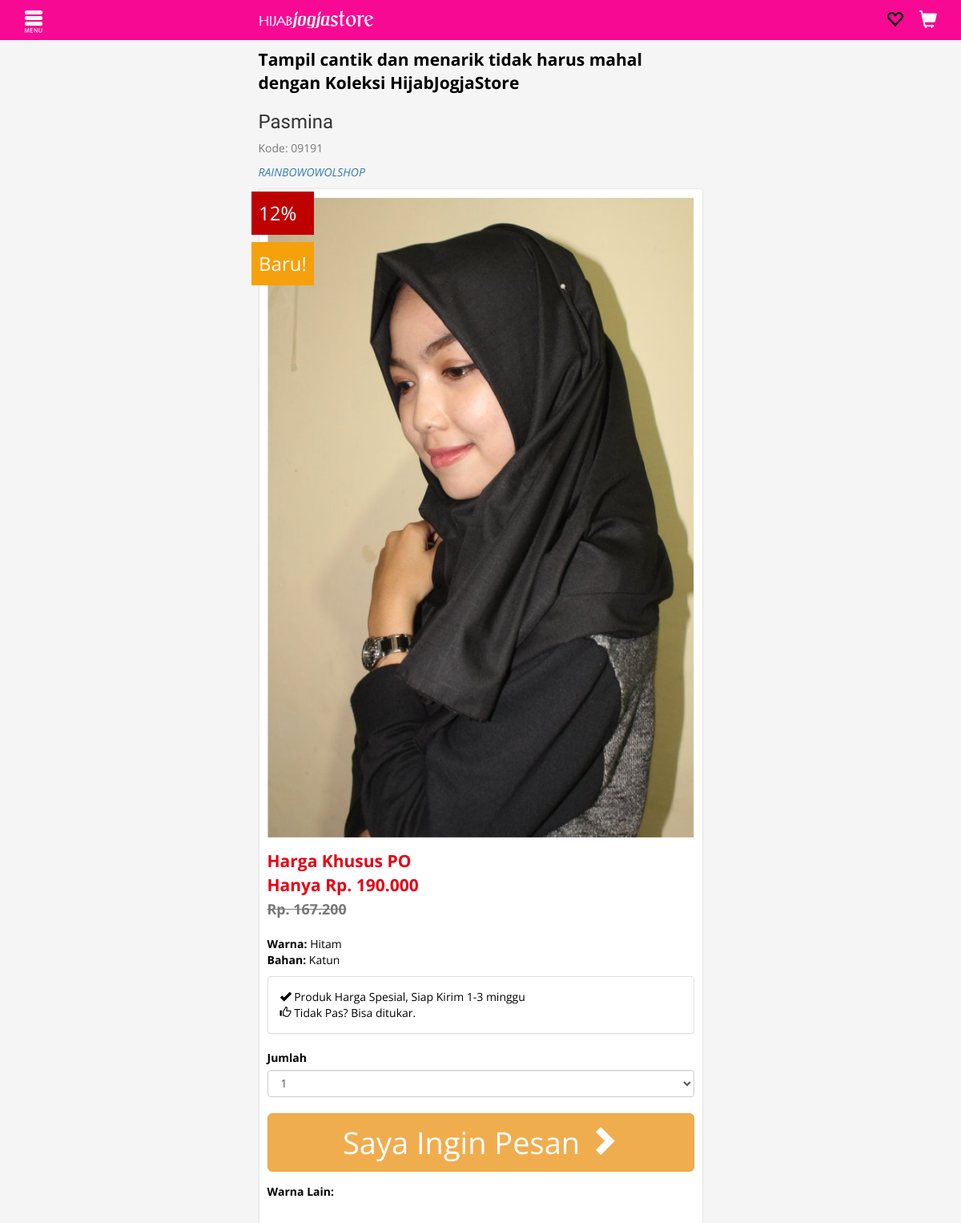
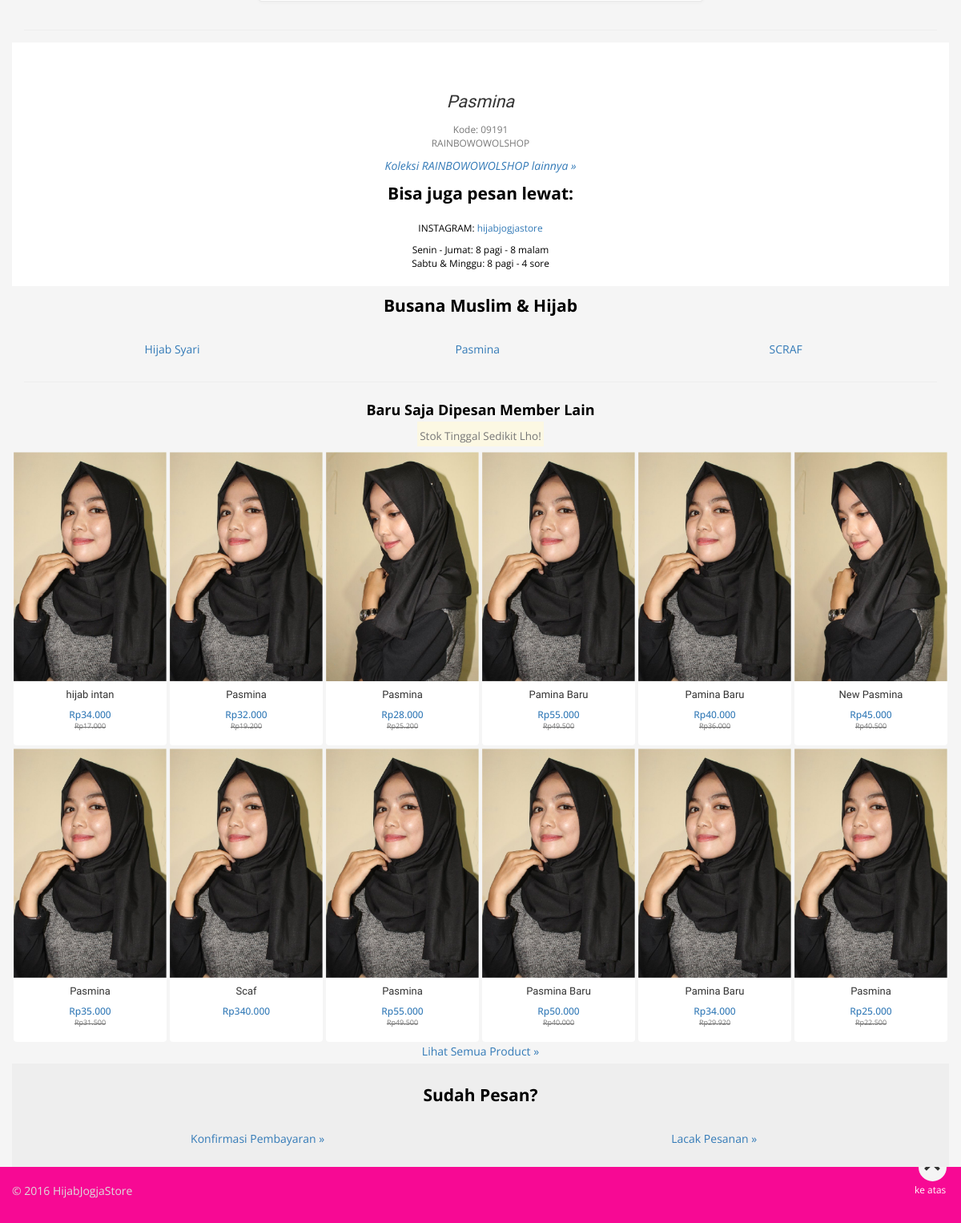
Before: /details-product-55-pasmina.html with the older database file (2 pictures, top to bottom).
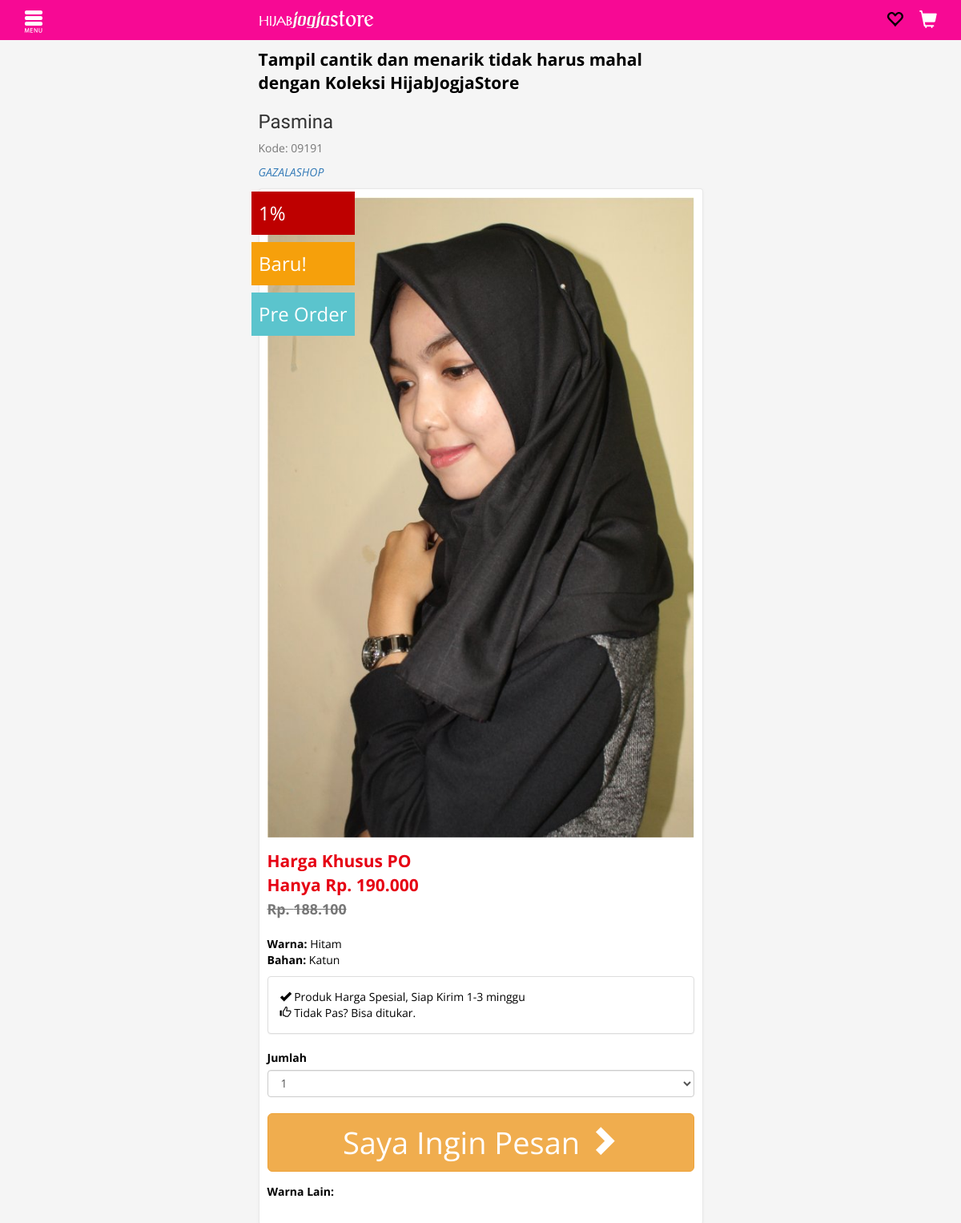
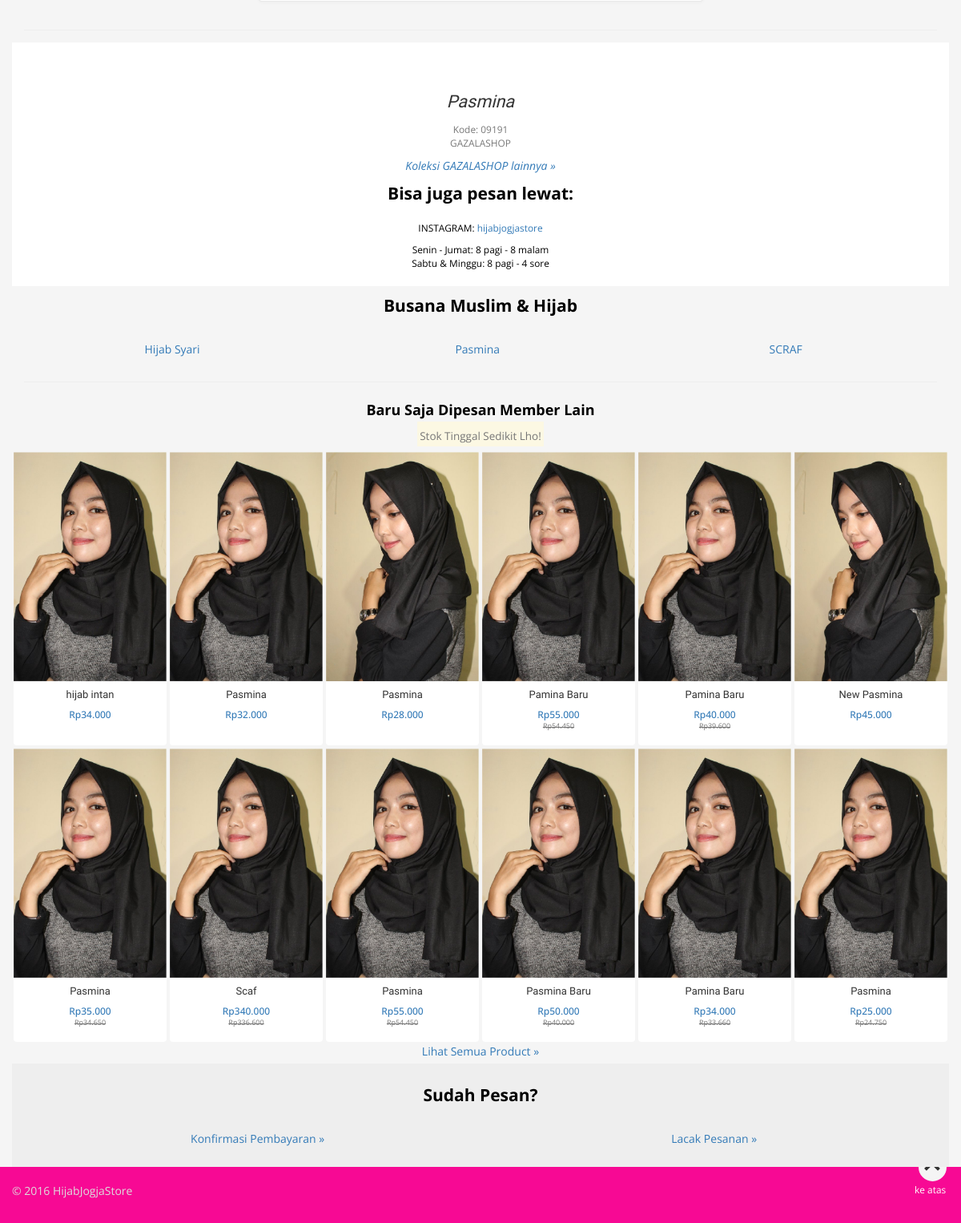
After: the same page with the newer database file (2 pictures, top to bottom).
### tables this page shows
CREATE TABLE `brand` (
  `brand_id` int(11) NOT NULL,
  `brand_name` varchar(250) DEFAULT NULL,
  `brand_seo` varchar(250) DEFAULT NULL
);

CREATE TABLE `product` (
  `product_id` int(11) NOT NULL,
  `product_code` varchar(250) DEFAULT NULL,
  `product_name` varchar(250) DEFAULT NULL,
  `product_desc` varchar(250) DEFAULT NULL,
  `product_price` int(11) DEFAULT NULL,
  `product_discount` int(11) DEFAULT NULL,
  `product_terlaris` varchar(10) DEFAULT NULL,
  `product_promo` varchar(10) DEFAULT NULL,
  `product_sold_out` varchar(10) DEFAULT NULL,
  `product_pre_order` varchar(10) DEFAULT NULL,
  `product_ready_stock` varchar(10) DEFAULT NULL,
  `product_color` varchar(250) DEFAULT NULL,
  `product_bahan` varchar(250) DEFAULT NULL,
  `product_size` varchar(250) DEFAULT NULL,
  `product_lama_kirim` varchar(250) DEFAULT NULL,
  `product_jumlah` int(11) DEFAULT NULL,
  `product_images` text,
  `brand_id` int(11) DEFAULT NULL,
  `category_id` int(11) DEFAULT NULL,
  `product_seo` varchar(250) DEFAULT NULL,
  `product_date` date DEFAULT NULL
);

### media.php (called while the page is built, shortened)
<?php
include "josys/class_paging.php";
include "josys/fungsi_rupiah.php";
include "template.php";

### josys/fungsi_rupiah.php (called while the page is built)
<?php
function format_rupiah($angka){
  $rupiah=number_format($angka,0,',','.');
  return $rupiah;
}
?>

### well_cont/product-detail.php (the view, shortened to what the changed rows need)
<div id="sb-site">
    <div class="container marketing">
        <?php
        $product_detail="select * from product where product_id='".$_GET['id']."'";
        $result_product_detail=mysql_query($product_detail);
        $data_product_detail=mysql_fetch_array($result_product_detail);
        $linkBeli   = 'addcart&idp='.$data_product_detail['product_id'];
        $disc        = ($data_product_detail['product_discount']/100)*$data_product_detail['product_price'];
        $hargadisc   = number_format(($data_product_detail['product_price']-$disc),0,",",".");
        $harga       = format_rupiah($data_product_detail['product_price']);
        ?>
        <div class="row">
            <div class="col-xs-12 col-md-6 col-md-offset-3">
                <p class="lead"><strong><?php echo $data_product_detail['product_desc']; ?></strong></p>
                <h2 class="product-name"><?php echo $data_product_detail['product_name']; ?></h2>
                <p class="text-muted">Kode: <?php echo $data_product_detail['product_code']; ?></p>
                <?php
                $sql_brand="select * from brand where brand_id='".$data_product_detail['brand_id']."'";
                $result_brand=mysql_query($sql_brand);
                $data_brand=mysql_fetch_array($result_brand);
                ?>
                <p class="brand"><a href="category-brand-<?php echo $data_brand[brand_id]."-".$data_brand[brand_seo].".html";?>"><?php echo $data_brand['brand_name']; ?></a></p>
            </div>
        </div>
        <div class="row">
            <div class="col-md-offset-3 col-md-6">
                <div class="thumbnail box-shadow" style="padding: 10px;">
                    <div class="container-badge">
                        <?php
                        if($data_product_detail['product_discount'] == 0){
                        }else{
                        ?>
                        <div class="badge-tag">
                            <?php echo $data_product_detail['product_discount']; ?>%
                        </div>
                        <?php
                        }
                        ?>
                        <div class="badge-tag orange">
                            Baru!
                        </div>
                        <?php
                        if($data_product_detail['product_pre_order']=='Y'){
                        ?>
                        <div class="badge-tag cyan">
                            Pre Order
                        </div>
                        <?php
                        }else{
                        }
                        ?>
                    </div>
                    <img class="featurette-image img-responsive" width="100%" src="assets/images/product/<?php echo $data_product_detail['product_images']; ?>" alt="Spring Floral Maxi">
                    <p class="product-price lead featurette-divider">
                        Harga Khusus PO
                        <?php
                        if($data_product_detail['product_discount'] == '0'){
                        ?>
                         <br>Hanya Rp. <?php echo $harga; ?>
                        <?php
                        }else{
                        ?>
                        <br>Hanya Rp. <?php echo $harga; ?>
                        <br><strike class="text-muted small">Rp. <?php echo $hargadisc; ?></strike>
                        <?php
                        }
                        ?>
                    </p>
                    <ul class="list-unstyled">
                        <li><strong>Warna:</strong> <?php echo $data_product_detail['product_color']; ?> </li>
                        <li>
                            <strong>Bahan:</strong> <?php echo $data_product_detail['product_bahan']; ?> </li>
                    </ul>
                    <div class="panel panel-default">
                        <div class="panel-body">
                            <span class="glyphicon glyphicon-ok"></span> Produk Harga Spesial, Siap Kirim 1-3 minggu
                            <br/>
                            <span class="glyphicon glyphicon-thumbs-up"></span> Tidak Pas? Bisa ditukar.
                        </div>
                    </div>
                    <label>Jumlah</label>
                    <select class="pecart-add-quantity form-control input-block-level">
                        <option value="1">1</option>
                    </select>
                    <br/>
                <a href="<?php echo $linkBeli; ?>">
                  <button type="submit" class="btn btn-warning btn-lg btn-block" value="Saya Ingin Pesan">Saya Ingin Pesan <span class="glyphicon glyphicon-chevron-right"></span></button>
                </a>
                    <div class="featurette-divider">
                        <label>Warna Lain:</label>
                    </div>
                </div>
            </div>
        </div>
        <hr class="featurette-divider" />
        <div class="row featurette">
        </div>
        <div class="row featurette">
            <div class="col-md-12">
                <h1 class="product-name text-center"><span style="font-size:0.6em;font-style:italic;"><?php echo $data_product_detail['product_name']; ?></span></h1>
                <p class="text-muted text-center small">Kode: <?php echo $data_product_detail['product_code']; ?>
                    <br><?php echo $data_brand['brand_name']; ?></p>
                <p class="brand text-center"><a href="#">Koleksi <?php echo $data_brand['brand_name'] ?> lainnya &raquo;</a></p>
                <p class="text-center lead"><b>Bisa juga pesan lewat:</b></p>
                <p class="small text-center">INSTAGRAM: <a href="https:/instagram/hijabjogjastore">hijabjogjastore</a></p>
                <p class="small text-center">Senin - Jumat: 8 pagi - 8 malam
                <br>Sabtu & Minggu: 8 pagi - 4 sore</p>
            </div>
        </div>
        <div class="row">
            <div class="col-lg-12 marketing">
                <p class="lead text-center"><b>Busana Muslim &amp; Hijab</b></p>
                <ul class="nav nav-pills nav-justified">
                <?php
                $sql_category="SELECT * FROM category  ORDER BY category_id DESC LIMIT 8";
                $result_category=mysql_query($sql_category);
                while($data_category=mysql_fetch_array($result_category)){
                ?>
                    <li role="presentation"><a role="menuitem" tabindex="-1" href=""><?php echo $data_category['category_name']; ?></a></li>
                <?php
                }
                ?>
                </ul>
            </div>
        </div>
        <hr class="featurette-divider" />
        <div class="row">
            <div class="col-lg-12">
                <h3 class="featurette-heading" style="font-size:18px;text-align:center;">Baru Saja Dipesan Member Lain</h3>
                <h4 class="text-center"><mark><small>Stok Tinggal Sedikit Lho!</small></mark></h4>
            </div>
            <?php
            $sql_product="select * from product limit 12";
            $result_product=mysql_query($sql_product);
            while($data_product=mysql_fetch_array($result_product)){
            $disc        = ($data_product['product_discount']/100)*$data_product['product_price'];
            $hargadisc   = number_format(($data_product['product_price']-$disc),0,",",".");
            $harga       = format_rupiah($data_product['product_price']);
            ?>
            <div class="col-xs-4 col-sm-4 col-md-2 col-recently-purchased">
                <div class="thumbnail" style="border: none; min-height: 268px; margin-bottom:0px; padding:0px;">
                    <a href="details-product-<?php echo $data_product[product_id]."-".$data_product[product_seo].".html";?>" onClick="#">
                        <img width="275px" src="assets/images/product/<?php echo $data_product['product_images']; ?>" border="0" class="img-responsive" />
                    </a>
                    <div class="caption">
                        <a href="#" onClick="#">
                            <h4 class="product-name text-center small" title="Leona Turban"><?php echo $data_product['product_name']; ?></h4>
                            <?php
                            if($data_product['product_discount'] == '0'){
                            ?>
                            <h4 class="price text-center">Rp<?php echo $harga; ?><br><strike class="text-muted" style="color: rgb(255, 255, 255);"><small style="color: rgb(255, 255, 255);">Rp50,000</small></strike></h4>
                            <?php
                            }else{
                            ?>
                            <h4 class="price text-center">Rp<?php echo $harga; ?><br><strike class="text-muted"><small>Rp<?php echo $hargadisc; ?></small></strike></h4>
                            <?php
                            }
                            ?>
                        </a>
                    </div>
                </div>
            </div>
            <?php
            }
            ?>
        </div>
        <div class="row">
            <div class="col-lg-12 text-center">
                <a href="product.html">Lihat Semua Product &raquo;</a>
            </div>
        </div>
    </div>
    <div class="container pre-footer text-center">
        <p class="lead text-center"><b>Sudah Pesan?</b></p>
        <ul class="nav nav-pills nav-justified">
            <li role="presentation"><a href="konfirmasi.html" role="menuitem">Konfirmasi
                        Pembayaran &raquo;</a></li>
            <li role="presentation"><a href="status_pemesanan.html" role="menuitem">Lacak
                        Pesanan &raquo;</a></li>
        </ul>
    </div>
</div>

Changed rows visible on the page:
no longer on this page (row unchanged): brand: brand_name "RAINBOWOWOLSHOP"
changed product "Tampil cantik dan menarik tidak harus mahal dengan Koleksi HijabJogjaStore": product_discount "12" → "1"; product_pre_order empty → "Y" (drawn); hargadisc "167.200" → "188.100"
now on this page (row unchanged): brand: brand_name "GAZALASHOP"
changed product "hijab intan": product_discount 50 → 0 (drawn); hargadisc "17.000" → (not shown)
changed product (number 3 of 13 on the later page): product_discount 40 → 0 (drawn); hargadisc "19.200" → (not shown)
changed product (number 4 of 13 on the later page): product_discount 10 → 0 (drawn); hargadisc "25.200" → (not shown)
changed product (number 5 of 13 on the later page): hargadisc "49.500" → "54.450"
changed product (number 6 of 13 on the later page): hargadisc "36.000" → "39.600"
changed product "New Pasmina": product_discount 10 → 0 (drawn); hargadisc "40.500" → (not shown)
changed product (number 8 of 13 on the later page): hargadisc "31.500" → "34.650"
changed product "Scaf": product_discount 0 → 1 (drawn); hargadisc (not shown) → "336.600"
changed product (number 10 of 13 on the later page): hargadisc "49.500" → "54.450"
changed product (number 12 of 13 on the later page): hargadisc "29.920" → "33.660"
changed product (number 13 of 13 on the later page): hargadisc "22.500" → "24.750"
Other visible differences:
text now shown: "Pre Order"
